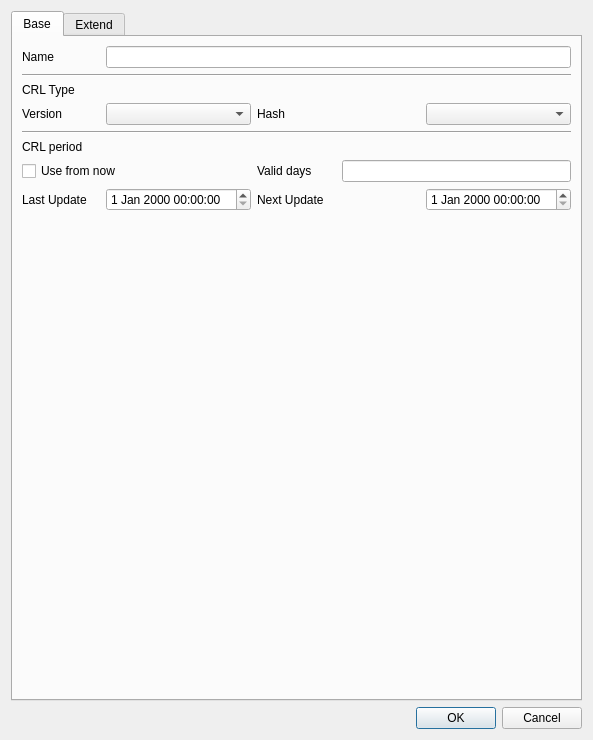
<?xml version="1.0" encoding="UTF-8"?>
<ui version="4.0">
 <class>MakeCRLPolicyDlg</class>
 <widget class="QDialog" name="MakeCRLPolicyDlg">
  <property name="geometry">
   <rect>
    <x>0</x>
    <y>0</y>
    <width>593</width>
    <height>740</height>
   </rect>
  </property>
  <property name="windowTitle">
   <string>Make CRL policy</string>
  </property>
  <layout class="QVBoxLayout" name="verticalLayout">
   <item>
    <spacer name="verticalSpacer_3">
     <property name="orientation">
      <enum>Qt::Vertical</enum>
     </property>
     <property name="sizeHint" stdset="0">
      <size>
       <width>20</width>
       <height>40</height>
      </size>
     </property>
    </spacer>
   </item>
   <item>
    <widget class="QTabWidget" name="mCRLTab">
     <property name="currentIndex">
      <number>0</number>
     </property>
     <widget class="QWidget" name="tab">
      <attribute name="title">
       <string>Base</string>
      </attribute>
      <layout class="QGridLayout" name="gridLayout">
       <item row="5" column="0">
        <widget class="QLabel" name="label_4">
         <property name="text">
          <string>CRL period</string>
         </property>
        </widget>
       </item>
       <item row="0" column="1" colspan="4">
        <widget class="QLineEdit" name="mNameText"/>
       </item>
       <item row="6" column="0" colspan="2">
        <widget class="QCheckBox" name="mUseFromNowCheck">
         <property name="text">
          <string>Use from now</string>
         </property>
        </widget>
       </item>
       <item row="3" column="4">
        <widget class="QComboBox" name="mHashCombo"/>
       </item>
       <item row="6" column="3" colspan="2">
        <widget class="QLineEdit" name="mValidDaysText"/>
       </item>
       <item row="3" column="2">
        <widget class="QLabel" name="label_6">
         <property name="text">
          <string>Hash</string>
         </property>
        </widget>
       </item>
       <item row="7" column="4">
        <widget class="QDateTimeEdit" name="mNextUpdateDateTime"/>
       </item>
       <item row="1" column="0" colspan="5">
        <widget class="Line" name="line">
         <property name="orientation">
          <enum>Qt::Horizontal</enum>
         </property>
        </widget>
       </item>
       <item row="2" column="0">
        <widget class="QLabel" name="label_2">
         <property name="text">
          <string>CRL Type</string>
         </property>
        </widget>
       </item>
       <item row="8" column="1">
        <spacer name="verticalSpacer">
         <property name="orientation">
          <enum>Qt::Vertical</enum>
         </property>
         <property name="sizeHint" stdset="0">
          <size>
           <width>20</width>
           <height>40</height>
          </size>
         </property>
        </spacer>
       </item>
       <item row="6" column="2">
        <widget class="QLabel" name="label_7">
         <property name="text">
          <string>Valid days</string>
         </property>
        </widget>
       </item>
       <item row="3" column="0">
        <widget class="QLabel" name="label_3">
         <property name="text">
          <string>Version</string>
         </property>
        </widget>
       </item>
       <item row="7" column="0">
        <widget class="QLabel" name="label_5">
         <property name="text">
          <string>Last Update</string>
         </property>
        </widget>
       </item>
       <item row="3" column="1">
        <widget class="QComboBox" name="mVersionCombo"/>
       </item>
       <item row="0" column="0">
        <widget class="QLabel" name="label">
         <property name="text">
          <string>Name</string>
         </property>
        </widget>
       </item>
       <item row="7" column="1">
        <widget class="QDateTimeEdit" name="mLastUpdateDateTime"/>
       </item>
       <item row="7" column="2">
        <widget class="QLabel" name="label_8">
         <property name="text">
          <string>Next Update</string>
         </property>
        </widget>
       </item>
       <item row="4" column="0" colspan="5">
        <widget class="Line" name="line_2">
         <property name="orientation">
          <enum>Qt::Horizontal</enum>
         </property>
        </widget>
       </item>
      </layout>
     </widget>
     <widget class="QWidget" name="tab_2">
      <attribute name="title">
       <string>Extend</string>
      </attribute>
      <layout class="QGridLayout" name="gridLayout_2">
       <item row="7" column="1">
        <widget class="QCheckBox" name="mIDPCriticalCheck">
         <property name="text">
          <string>Critical</string>
         </property>
        </widget>
       </item>
       <item row="1" column="2">
        <widget class="QCheckBox" name="mCRLNumAutoCheck">
         <property name="text">
          <string>Auto number</string>
         </property>
        </widget>
       </item>
       <item row="4" column="1">
        <widget class="QCheckBox" name="mAKICriticalCheck">
         <property name="text">
          <string>Critical</string>
         </property>
        </widget>
       </item>
       <item row="7" column="2">
        <widget class="QComboBox" name="mIDPCombo"/>
       </item>
       <item row="13" column="2">
        <widget class="QComboBox" name="mIANCombo"/>
       </item>
       <item row="7" column="0">
        <widget class="QCheckBox" name="mIDPUseCheck">
         <property name="text">
          <string>Use</string>
         </property>
        </widget>
       </item>
       <item row="13" column="1">
        <widget class="QCheckBox" name="mIANCriticalCheck">
         <property name="text">
          <string>Critical</string>
         </property>
        </widget>
       </item>
       <item row="13" column="0">
        <widget class="QCheckBox" name="mIANUseCheck">
         <property name="text">
          <string>Use</string>
         </property>
        </widget>
       </item>
       <item row="4" column="3">
        <widget class="QCheckBox" name="mAKICertSerialCheck">
         <property name="text">
          <string>Certificate serial</string>
         </property>
        </widget>
       </item>
       <item row="0" column="0" colspan="2">
        <widget class="QLabel" name="label_9">
         <property name="text">
          <string>CRL number</string>
         </property>
        </widget>
       </item>
       <item row="12" column="0" colspan="3">
        <widget class="QLabel" name="label_12">
         <property name="text">
          <string>Issuer alternative name</string>
         </property>
        </widget>
       </item>
       <item row="4" column="0">
        <widget class="QCheckBox" name="mAKIUseCheck">
         <property name="text">
          <string>Use</string>
         </property>
        </widget>
       </item>
       <item row="1" column="1">
        <widget class="QCheckBox" name="mCRLNumCriticalCheck">
         <property name="text">
          <string>Critical</string>
         </property>
        </widget>
       </item>
       <item row="4" column="2">
        <widget class="QCheckBox" name="mAKICertIssuerCheck">
         <property name="text">
          <string>Certificate issuer</string>
         </property>
        </widget>
       </item>
       <item row="6" column="0" colspan="3">
        <widget class="QLabel" name="label_11">
         <property name="text">
          <string>Issuing Distribution Point</string>
         </property>
        </widget>
       </item>
       <item row="1" column="0">
        <widget class="QCheckBox" name="mCRLNumUseCheck">
         <property name="text">
          <string>Use</string>
         </property>
        </widget>
       </item>
       <item row="3" column="0" colspan="2">
        <widget class="QLabel" name="label_10">
         <property name="text">
          <string>Authority key identifier</string>
         </property>
        </widget>
       </item>
       <item row="1" column="4">
        <widget class="QLineEdit" name="mCRLNumText"/>
       </item>
       <item row="1" column="3">
        <widget class="QLabel" name="label_13">
         <property name="text">
          <string>number</string>
         </property>
        </widget>
       </item>
       <item row="2" column="0" colspan="5">
        <widget class="Line" name="line_3">
         <property name="orientation">
          <enum>Qt::Horizontal</enum>
         </property>
        </widget>
       </item>
       <item row="5" column="0" colspan="5">
        <widget class="Line" name="line_4">
         <property name="orientation">
          <enum>Qt::Horizontal</enum>
         </property>
        </widget>
       </item>
       <item row="7" column="4">
        <widget class="QPushButton" name="mIDPAddBtn">
         <property name="text">
          <string>Add</string>
         </property>
        </widget>
       </item>
       <item row="8" column="0" colspan="5">
        <widget class="QLineEdit" name="mIDPText"/>
       </item>
       <item row="9" column="0" colspan="5">
        <widget class="QTableWidget" name="mIDPTable"/>
       </item>
       <item row="10" column="4">
        <widget class="QPushButton" name="mIDPClearBtn">
         <property name="text">
          <string>Clear</string>
         </property>
        </widget>
       </item>
       <item row="11" column="0" colspan="5">
        <widget class="Line" name="line_5">
         <property name="orientation">
          <enum>Qt::Horizontal</enum>
         </property>
        </widget>
       </item>
       <item row="13" column="4">
        <widget class="QPushButton" name="mIANAddBtn">
         <property name="text">
          <string>Add</string>
         </property>
        </widget>
       </item>
       <item row="16" column="4">
        <widget class="QPushButton" name="mIANClearBtn">
         <property name="text">
          <string>Clear</string>
         </property>
        </widget>
       </item>
       <item row="14" column="0" colspan="5">
        <widget class="QLineEdit" name="mIANText"/>
       </item>
       <item row="15" column="0" colspan="5">
        <widget class="QTableWidget" name="mIANTable"/>
       </item>
      </layout>
     </widget>
    </widget>
   </item>
   <item>
    <spacer name="verticalSpacer_2">
     <property name="orientation">
      <enum>Qt::Vertical</enum>
     </property>
     <property name="sizeHint" stdset="0">
      <size>
       <width>20</width>
       <height>40</height>
      </size>
     </property>
    </spacer>
   </item>
   <item>
    <widget class="QDialogButtonBox" name="buttonBox">
     <property name="orientation">
      <enum>Qt::Horizontal</enum>
     </property>
     <property name="standardButtons">
      <set>QDialogButtonBox::Cancel|QDialogButtonBox::Ok</set>
     </property>
    </widget>
   </item>
  </layout>
 </widget>
 <resources/>
 <connections>
  <connection>
   <sender>buttonBox</sender>
   <signal>accepted()</signal>
   <receiver>MakeCRLPolicyDlg</receiver>
   <slot>accept()</slot>
   <hints>
    <hint type="sourcelabel">
     <x>248</x>
     <y>254</y>
    </hint>
    <hint type="destinationlabel">
     <x>157</x>
     <y>274</y>
    </hint>
   </hints>
  </connection>
  <connection>
   <sender>buttonBox</sender>
   <signal>rejected()</signal>
   <receiver>MakeCRLPolicyDlg</receiver>
   <slot>reject()</slot>
   <hints>
    <hint type="sourcelabel">
     <x>316</x>
     <y>260</y>
    </hint>
    <hint type="destinationlabel">
     <x>286</x>
     <y>274</y>
    </hint>
   </hints>
  </connection>
 </connections>
</ui>
